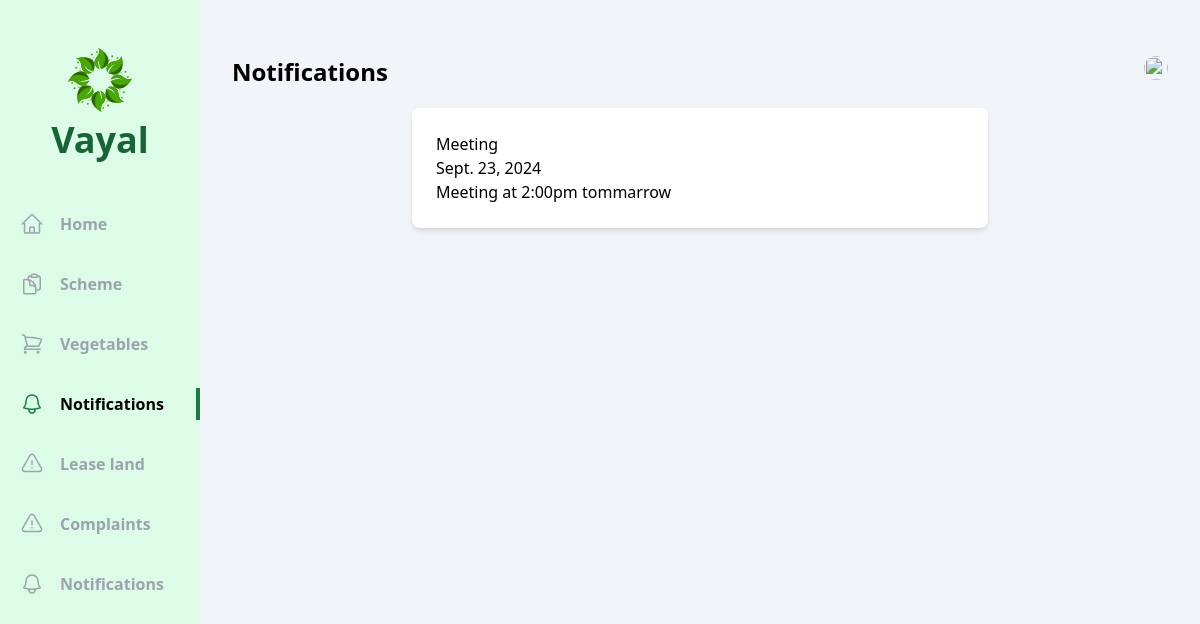
/user/notification/8/, run on the app's committed database.
### officer/models.py (models this page shows, shortened)
class Notification(models.Model):
    vayal_user = models.ForeignKey(Vayal_User,null=True, on_delete=models.CASCADE)
    title = models.CharField(max_length=150)
    description = models.TextField()
    date = models.DateField()
    published = models.BooleanField(default=False)

### vayal_user/views/notification.py (the view)
# urls.py: path('notification/<int:id>/',notification.details,name='details_notification'),
def details(request,id):
    notification=Notification.objects.get(id=id)
    return render(request,'vayal_user/notification/details.html',{'notification':notification})

### vayal_user/templates/vayal_user/notification/details.html (shortened to what this page needs)
{% extends 'base.html' %}
{% block content %}
  <div class="flex  bg-slate-100">
    <div class="w-2/12 bg-green-100 flex flex-col items-center pb-10">
        <div class="my-12 flex flex-col gap-2 justify-center items-center">
            <h1 class="text-4xl font-bold text-green-800 ">Vayal</h1>
        </div>
        <ul class="flex flex-col gap-7 w-full font-bold text-gray-400">
                <li class="w-full flex items-center px-5 py-1 gap-4 group hover:text-gray-500 cursor-pointer hover:border-green-700 hover:border-r-4">
                      <a href="{% url 'vayal_user:home' %}">Home</a>
                  </li>
            <li class="w-full flex items-center px-5 py-1 gap-4 group hover:text-gray-500 cursor-pointer hover:border-green-700 hover:border-r-4">
                <a href="{% url 'vayal_user:schemes' %}">Scheme</a>
            </li>
            <li class="w-full flex items-center px-5 py-1 gap-4 group hover:text-gray-500 cursor-pointer hover:border-green-700 hover:border-r-4">
              <a href="{% url 'vayal_user:vegetables' %}">Vegetables</a>
          </li>
          <li class="w-full flex items-center px-5 py-1 gap-4 border-r-4 text-black border-green-700">
              <a href="#">Notifications</a>
          </li>
          <li class="w-full flex items-center px-5 py-1 gap-4 group hover:text-gray-500 cursor-pointer hover:border-green-700 hover:border-r-4">
              <a href="{% url 'vayal_user:complaints' %}">Lease land</a>
          </li>
          <li class="w-full flex items-center px-5 py-1 gap-4 group hover:text-gray-500 cursor-pointer hover:border-green-700 hover:border-r-4">
              <a href="{% url 'vayal_user:complaints' %}">Complaints</a>
          </li>
          <li class="w-full flex items-center px-5 py-1 gap-4 group hover:text-gray-500 cursor-pointer hover:border-green-700 hover:border-r-4">
              <a href="{% url 'vayal_user:notifications' %}">Notifications</a>
          </li>
        </ul>
      </div>
      <div class="w-10/12 h-screen overflow-y-auto  px-8 py-14">
        <div class="flex justify-between mb-5">
            <h1 class="text-2xl font-bold">Notifications</h1>
            <div class="relative">
                <img id="profile" src="/uploads/{{student.image}}" class="h-6 w-6 rounded-full cursor-pointer" alt="">
            </div>
        </div>
        <div class="max-w-xl mx-auto justify-center  p-6 bg-white rounded-lg shadow-md ">
            {{notification.title}} <br>
            {{notification.date}} <br>
             {{notification.description}} <br>
        </div>
        </div>
    </div>
{% endblock content %}

### data on the page
Notification: title "Meeting", date "Sept. 23, 2024", description "Meeting at 2:00pm tommarrow"
